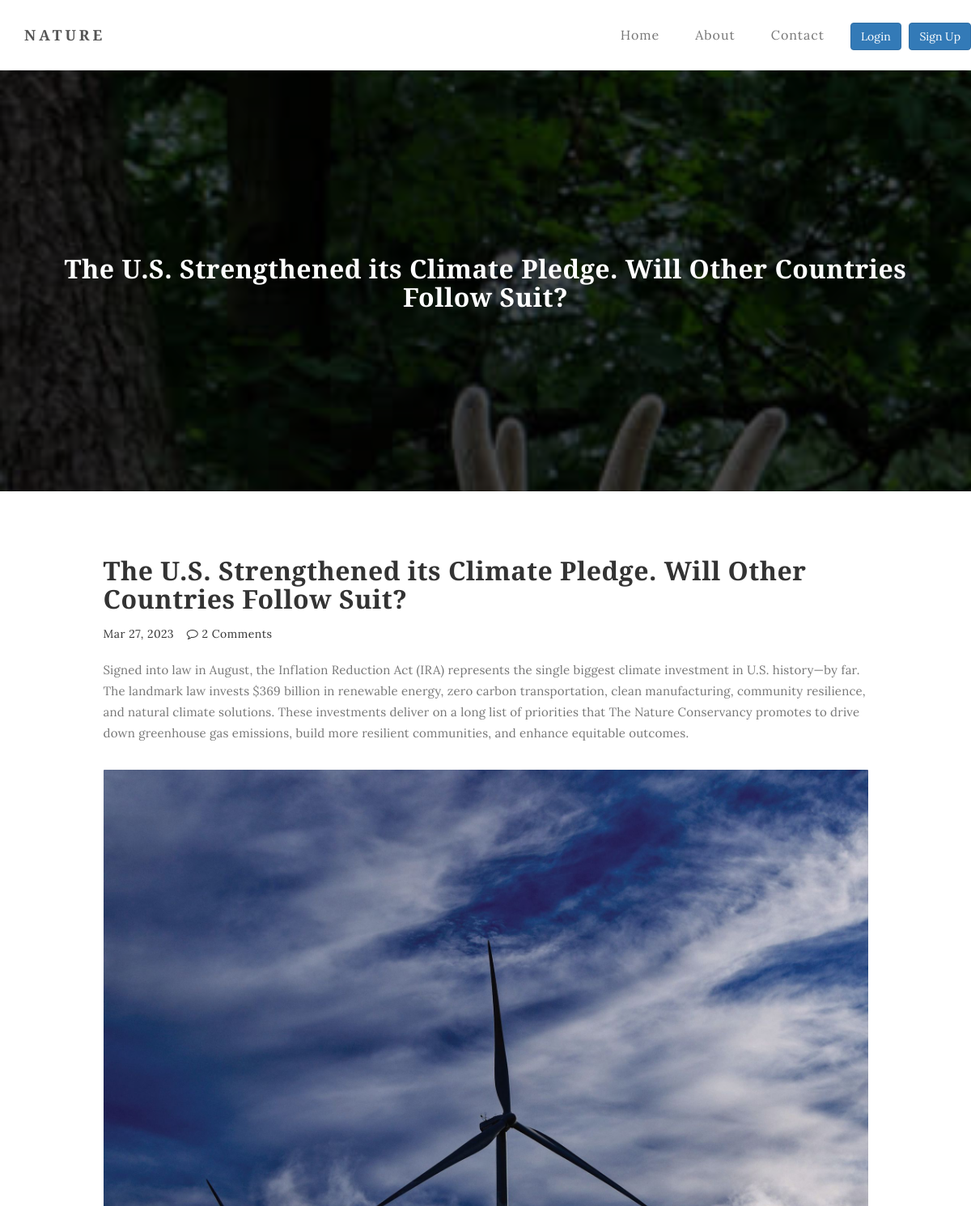
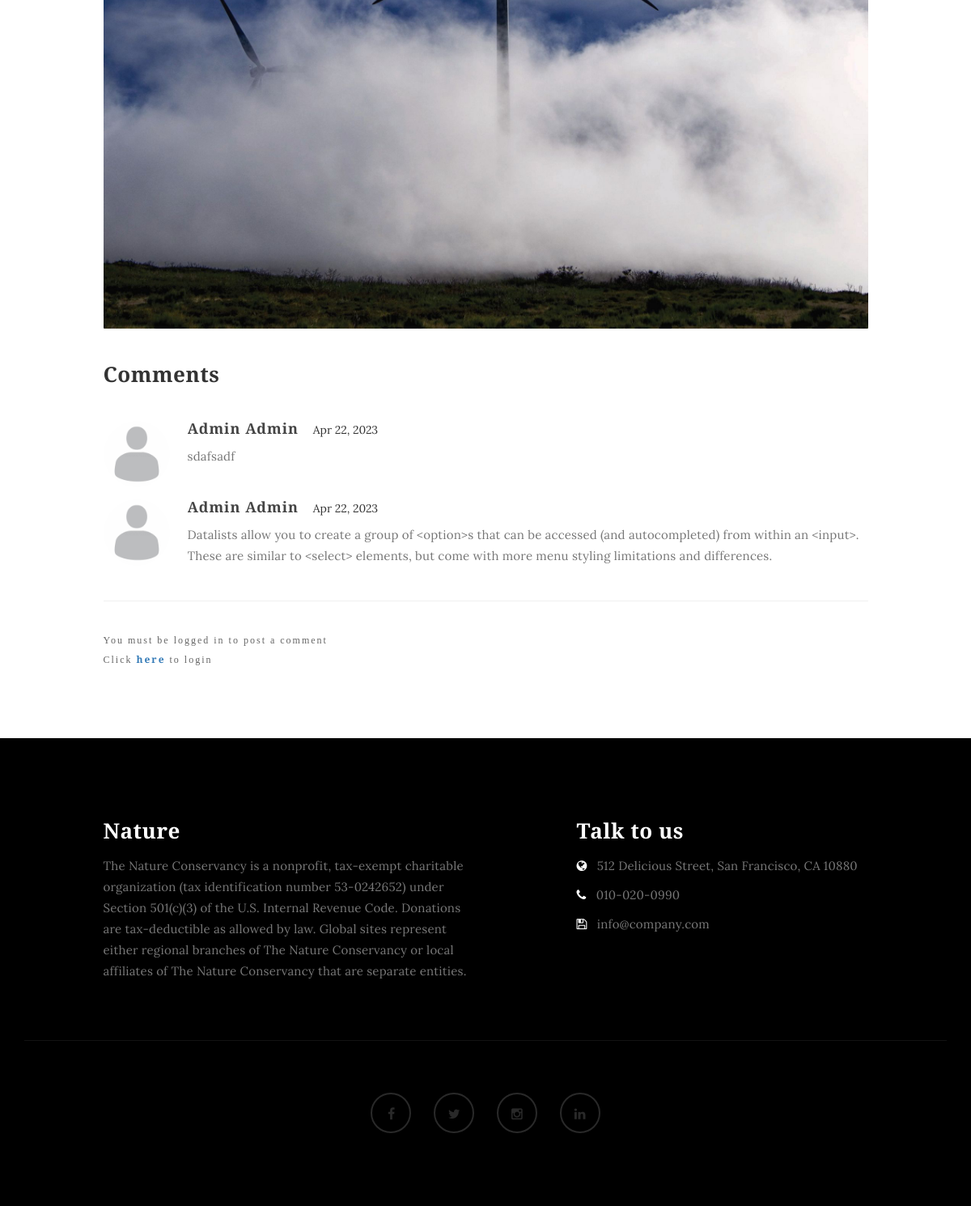
The page /the-us-strengthened-its-climate-pledge-will-other/ on the database its author committed (2 pictures, top to bottom).
### blog/models.py (models this page shows, shortened)
class New(models.Model):
    class Status(models.TextChoices):
        draft = 'DF', 'Draft'
        published = 'PB', 'Published'
    title = models.CharField(max_length=200)
    slug = models.SlugField(max_length=50)
    body = models.TextField()
    image = models.ImageField(upload_to='blog/', blank=True, null=True)
    publish_date = models.DateTimeField(default=timezone.now)
    create_time = models.DateTimeField(auto_now_add=True)
    status = models.CharField(max_length=2,
                              choices=Status.choices,
                              default=Status.draft
                              )
    published = PublishManager()
    class Meta:
        ordering = ['-publish_date']

class Comments(models.Model):
    blog = models.ForeignKey(New, on_delete=models.CASCADE)
    user = models.ForeignKey(CustomUser, on_delete=models.CASCADE)
    message = models.TextField()
    created_time = models.DateTimeField(default=timezone.now)

### users/models.py (models this page shows)
class CustomUser(AbstractUser):
    profile_img = models.ImageField(upload_to='users/', default='users/default/default_pic.jpg')

### blog/views.py (the view, shortened to what this page needs)
# urls.py: path('<slug:slug>/', BlogDetailView.as_view(), name='blog_detail_view'),
class BlogDetailView(View):
    def get(self, request, slug):
        post = New.published.get(slug=slug)
        context = {
            'post_item':post,
        }
        return render(request, 'blog/blog_detail.html', context)

### blog/models.py (called while the page is built)
    def get_queryset(self):
        return super().get_queryset().filter(status=New.Status.published)

### templates/blog/blog_detail.html (shortened to what this page needs)
{% extends 'base.html' %}
{% block content %}
<section id="home" class="main-single-post parallax-section">
     <div class="overlay"></div>
     <div class="container">
          <div class="row">
               <div class="col-md-12 col-sm-12">
                    <h2>{{ post_item.title }}</h2>
               </div>
          </div>
     </div>
</section>
<section id="blog-single-post">
     <div class="container">
          <div class="row">
               <div class="col-md-offset-1 col-md-10 col-sm-12">
                    <div class="blog-single-post-thumb">
                         <div class="blog-post-title">
                              <h2>{{ post_item.title }}</h2>
                         </div>
                         <div class="blog-post-format">
                              <span>{{ post_item.publish_date|date:'M d, Y' }}</span>
                              <span><i class="fa fa-comment-o"></i> {{ post_item.comments_set.count }} Comments</span>
                         </div>
                         <div class="blog-post-des">
                             <p>{{ post_item.body }}</p>
                              <div class="blog-post-image">
                                  <img src="{{ post_item.image.url }}" class="img-responsive" alt="Blog Image 3">
                             </div>
                         </div>
                         <div class="blog-comment">
                               {% if post_item.comments_set.all %}
                                   <h3>Comments</h3>
                                   {% for comment in post_item.comments_set.all %}
                                       <div class="media">
                                            <div class="media-object pull-left">
                                                 <img src="{{ comment.user.profile_img.url }}" class="img-responsive img-circle" alt="review user image">
                                            </div>
                                            <div class="media-body">
                                                 <h3 class="media-heading">
                                                     {% if comment.user.first_name and comment.user.last_name %}
                                                        {{ comment.user.first_name }} {{ comment.user.last_name }}
                                                     {% else %}
                                                         {{ comment.user.username }}
                                                     {% endif %}
                                                 </h3>
                                                 <span>{{ comment.created_time|date:'M d, Y' }}</span>
                                                 <p>{{ comment.message }}</p>
                                            </div>
                                       </div>
                                   {% endfor %}
                               {% else %}
                                   <h3>No Comments.</h3>
                               {% endif %}
                         </div>
                         {% if request.user.is_authenticated %}
                             <div class="blog-comment-form">
                                  <h3>Leave a Comment</h3>
                                   <form method="post">{% csrf_token %}
                                        <textarea name="message" rows="5" class="form-control" placeholder="Message" message="message" required="required"></textarea>
                                        <div class="col-md-3 col-sm-4">
                                             <input type="submit" class="form-control" value="Post Your Comment">
                                        </div>
                                   </form>
                             </div>
                         {% else %}
                             <h4>You must be logged in to post a comment</h4>
                             <h4>Click <a href="{% url 'users:login' %}" class="text-primary"><b>here</b></a> to login</h4>
                         {% endif %}
                    </div>
          </div>
     </div>
     </div>
</section>
{% endblock %}

### templates/base.html (shortened to what this page needs)
{% load static %}
<!DOCTYPE html>
<html lang="en">
<head>
<link rel="stylesheet" href="{% static 'css/bootstrap.min.css' %}">
<link rel="stylesheet" href="{% static 'css/font-awesome.min.css' %}">
<link rel="stylesheet" href="{% static 'css/style.css' %}">
</head>
<body>
<div class="navbar navbar-default navbar-static-top" role="navigation">
     <div class="container">
          <div class="navbar-header">
               <a href="{% url 'blog:home' %}" class="navbar-brand">Nature</a>
          </div>
          <div class="collapse navbar-collapse">
               <ul class="nav navbar-nav navbar-right">
                    <li><a href="{% url 'blog:home' %}">Home</a></li>
                    <li><a href="{% url 'blog:about' %}">About</a></li>
                    <li><a href="{% url 'blog:contact' %}">Contact</a></li>
                   <div class="nav navbar-nav navbar-right" style="margin-top: 10px">
                       {% if request.user.is_authenticated %}
                          <div class="dropdown" style="margin-bottom: 20px !important;">
                              <h4 class="dropdown-toggle dropdown-btn" id="dropdownMenu1" data-toggle="dropdown" aria-haspopup="true" aria-expanded="true">
                                  {{ request.user.username }}
                                <span class="caret"></span>
                              </h4>
                              <ul class="dropdown-menu" aria-labelledby="dropdownMenu1">
                                <li><a href="{% url 'users:profile' %}">Profile</a></li>
                                <li role="separator" class="divider"></li>
                                <li><a class="logout-anchor" href="{% url 'users:logout' %}">Logout</a></li>
                              </ul>
                          </div>
                       {% else %}
                           <a href="{% url 'users:login' %}">
                               <button class="btn btn-primary" style="margin-left: 10px; ">Login</button>
                           </a>
                           <a href="{% url 'users:register' %}">
                               <button class="btn btn-primary" style="margin-left: 6px; ">Sign Up</button>
                           </a>
                       {% endif %}
                  </div>
               </ul>
          </div>
  </div>
</div>
{% block content %}
{% endblock %}
<footer>
     <div class="container">
          <div class="row">
               <div class="col-md-5 col-md-offset-1 col-sm-6">
                    <h3>Nature</h3>
                    <p>The Nature Conservancy is a nonprofit, tax-exempt charitable organization (tax identification number 53-0242652) under Section 501(c)(3) of the U.S. Internal Revenue Code. Donations are tax-deductible as allowed by law. Global sites represent either regional branches of The Nature Conservancy or local affiliates of The Nature Conservancy that are separate entities.</p>
               </div>
               <div class="col-md-4 col-md-offset-1 col-sm-6">
                    <h3>Talk to us</h3>
                    <p><i class="fa fa-globe"></i> 512 Delicious Street, San Francisco, CA 10880</p>
                    <p><i class="fa fa-phone"></i> 010-020-0990</p>
                    <p><i class="fa fa-save"></i> info@company.com</p>
               </div>
               <div class="clearfix col-md-12 col-sm-12">
                    <hr>
               </div>
               <div class="col-md-12 col-sm-12">
                    <ul class="social-icon">
                         <li><a href="https://facebook.com" class="fa fa-facebook"></a></li>
                         <li><a href="https://twitter.com" class="fa fa-twitter"></a></li>
                         <li><a href="https://instagram.com" class="fa fa-instagram"></a></li>
                         <li><a href="https://linkedin.com" class="fa fa-linkedin"></a></li>
                    </ul>
               </div>
          </div>
     </div>
</footer>
</body>
</html>

### static/css/style.css (style rules this page uses)
body { background: #ffffff; font-family: 'Lora', serif; font-style: normal; font-weight: 300; overflow-x: hidden; }
h1,h2,h3,h4,h5,h6 { font-family: 'Merriweather', serif; font-style: normal; font-weight: bold; letter-spacing: 0.5px; }
h2 { font-size: 32px; }
h2,h3 { padding-bottom: 6px; }
h3 { font-size: 26px; }
h4 { color: #666; font-size: 12px; font-weight: normal; letter-spacing: 2px; }
p { color: #777; font-size: 15px; font-weight: 300; line-height: 26px; letter-spacing: 0.2px; }
html { -webkit-font-smoothing: antialiased; }
a { color: #4d638c; -webkit-transition: 0.5s; -o-transition: 0.5s; transition: 0.5s; text-decoration: none !important; }
* { -webkit-box-sizing: border-box; -moz-box-sizing: border-box; box-sizing: border-box; }
*:before, *:after { -webkit-box-sizing: border-box; -moz-box-sizing: border-box; box-sizing: border-box; }
#about, #gallery, #contact, #blog, #blog-single-post { padding-top: 60px; padding-bottom: 80px; }
.main-about, .main-single-post, .main-gallery, .main-contact { height: 65vh; }
.overlay { background: rgba(0,0,0,0.7 ); width: 100%; height: 100vh; position: absolute; top: 0; left: 0; right: 0; bottom: 0; }
.parallax-section { background-attachment: fixed !important; background-size: cover !important; overflow: hidden; }
.navbar-default { background: #ffffff; margin: 0 !important; padding: 18px 0; }
.navbar-default .navbar-brand { color: #555; font-family: 'Merriweather', serif; font-weight: bold; text-transform: uppercase; letter-spacing: 4px; margin: 0; }
.navbar-default .navbar-nav li a { color: #777; font-size: 16px; letter-spacing: 1px; -webkit-transition: all 0.4s ease-in-out; transition: all 0.4s ease-in-out; padding-right: 22px; padding-left: 22px; }
#home { background-size: cover; background-position: center center; color: #ffffff; display: -webkit-box; display: -webkit-flex; display: -ms-flexbox; display: flex; -webkit-box-align: center; -webkit-align-items: center; -ms-flex-align: center; align-items: center; position: relative; text-align: center; }
.main-single-post { background: url('../images/single-post-bg.jpg') no-repeat; }
.blog-post-image, .blog-post-video { padding-top: 22px; padding-bottom: 22px; width: 100%; }
#about img, .blog-post-image img { border-radius: 1px; }
.blog-post-format { padding-bottom: 22px; }
.blog-post-format span { letter-spacing: 0.5px; padding-right: 12px; }
.blog-author .media a, .blog-comment .media h3 { color: #444; font-size: 18px; letter-spacing: 1px; }
.blog-comment { border-bottom: 1px solid #f0f0f0; padding-bottom: 32px; margin-bottom: 42px; }
.blog-comment .media:nth-child(2) { padding-top: 22px; }
.blog-comment .media img { width: 82px; margin-right: 12px; }
.blog-comment .media h3 { display: inline-block; padding-right: 14px; }
footer { background: #000; color: #ffffff; padding: 80px 0px; position: relative; }
footer .col-md-4 .fa { color: #ffffff; padding-right: 8px; }
footer hr { border-color: #121212; margin-top: 62px; margin-bottom: 42px; }
.social-icon { position: relative; padding: 0; margin: 0; text-align: center; }
.social-icon li { display: inline-block; list-style: none; }
.social-icon li a { border: 2px solid #292929; color: #292929; border-radius: 100px; cursor: pointer; font-size: 16px; text-decoration: none; transition: all 0.4s ease-in-out; width: 50px; height: 50px; line-height: 50px; text-align: center; vertical-align: middle; position: relative; margin: 22px 12px 10px 12px; }

### rows shown on the page
New: title "The U.S. Strengthened its Climate Pledge. Will Other Countries Follow Suit?", publish_date "Mar 27, 2023", comments_set.count "2", body "Signed into law in August, the Inflation Reduction Act (IRA) represents the single biggest climate investment in U.S. history—by far. The landmark law invests $369 billion in renewable energy, zero carbon transportation, clean manufacturing, community resilience, and natural climate solutions. These investments deliver on a long list of priorities that The Nature Conservancy promotes to drive down greenhouse gas emissions, build more resilient communities, and enhance equitable outcomes.", image (picture)
Comments: user.profile_img (placeholder picture), user.first_name "Admin", user.last_name "Admin", created_time "Apr 22, 2023", message "sdafsadf"
Comments: user.profile_img (placeholder picture), user.first_name "Admin", user.last_name "Admin", created_time "Apr 22, 2023", message "Datalists allow you to create a group of <option>s that can be accessed (and autocompleted) from within an <input>. These are similar to <select> elements, but come with more menu styling limitations and differences."
